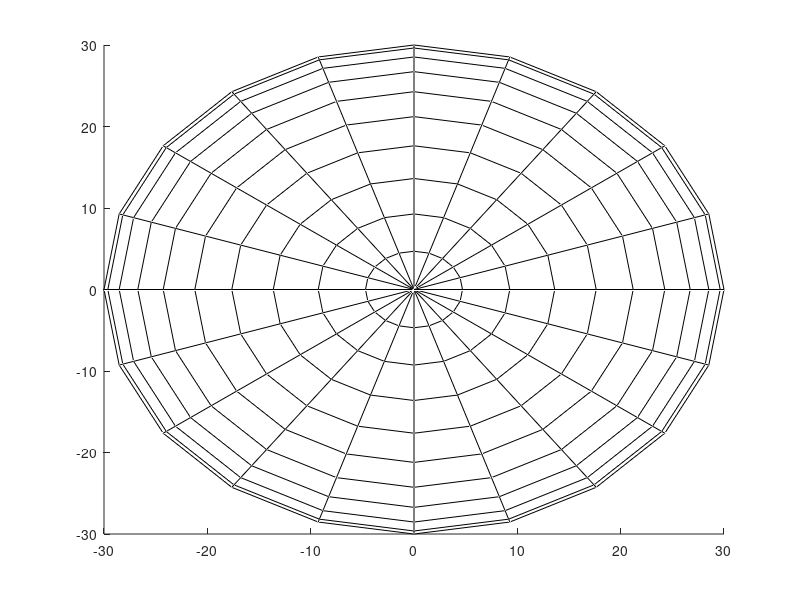

MATLAB code to generate this figure: (Note: this script raises an error after producing the figure.)
%% Save 3-D mesh
h=figure, hold on;

[X,Y,Z] = sphere(20)
hh = mesh(X*30, Y*30, Z*30, 'cdata', zeros(21,21,3), 'tag', 'mesh');

dipfitdefs;
tmp = load('-mat', template_models(2).hdmfile);
g.meshdata = { 'vertices' tmp.vol.bnd(3).pnt 'faces' tmp.vol.bnd(3).tri };
hh = patch(g.meshdata{:}, 'facecolor', 'none', 'edgecolor', [0 0 0], 'FaceAlpha', 0, 'tag', 'mesh');

set(gca, 'xlim', [-110 110])
set(gca, 'ylim', [-110 110])
axis equal
figure2xhtml('example3',h)

%% Save brain movie
coords = loadtxt('brain_coords_3d_MNI.txt');
pos = [ [ coords{2:4,17} ]; [ coords{2:4,33} ] ]*60; % visual cortex
pos = [ [ coords{2:4,15} ]; [ coords{2:4,31} ] ]*60; % Frontal eye field
pos = [ [ coords{2:4,5} ]; [ coords{2:4,21} ] ]*60; % Insular cortex
pos = [ [ coords{2:4,17} ]; [ coords{2:4,33} ]; [ coords{2:4,15} ]; [ coords{2:4,31} ]; [ coords{2:4,5} ]; [ coords{2:4,21} ] ]*60; % All of the above

ersps2 = { rand(1,1) rand(1,1) rand(1,1) rand(1,1) rand(1,1) rand(1,1) }';
crossfs_amp2 = { ...
    {} rand(1,1) rand(1,1) rand(1,1) rand(1,1) rand(1,1);
    {} {}        rand(1,1) rand(1,1) rand(1,1) rand(1,1);
    {} {}        {}        rand(1,1) rand(1,1) rand(1,1);
    {} {}        {}        {}        rand(1,1) rand(1,1);
    {} {}        {}        {}        {}        rand(1,1);
    {} {}        {}        {}        {}        {} };
brainmovie3d_causal( ersps2, ersps2, crossfs_amp2, crossfs_amp2, 1, 1, [1:6], ...
    'coordinates', pos, ...
    'latency', 1, ...
    'dipplotopt', {'meshdata' template_models(2).hdmfile 'coordformat' 'mni' ,'meshedgecolor',[0.3 0.3 0.3] 'meshoptions' {'facealpha',0,'edgealpha',1}}, ...
    'modulateEdgeSize', 'on', ...
    'nodeSizeLimits', [0.05 0.15], ...
    'edgeSizeLimits', [0.05 0.15], ...
    'caption', false);
%    'nodeSizeDataRange', [-100 100], ...
delete(findobj(gcf, 'tag', 'img'))
set(findobj(gcf, 'tag', 'mesh'), 'visible', 'on')
figure2xhtml('example4',gcf)
